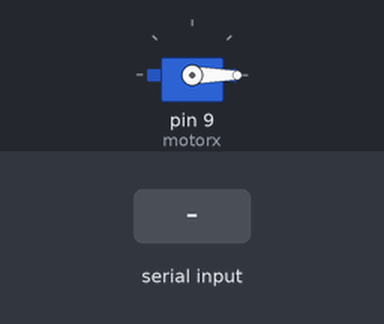
This sketch was run on a simulated Arduino Uno, built with avr-gcc and run on an emulated ATmega328P. Shown: servo. The test bench sets the inputs (shaded band). What the sketch prints to the serial monitor is not drawn.

Above: at 1.2 s.
1.3 s: byte 30 received over Serial
At 2.5 s:
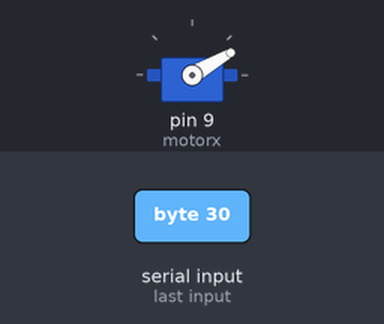
2.8 s: byte 90 received over Serial
At 3.6 s:
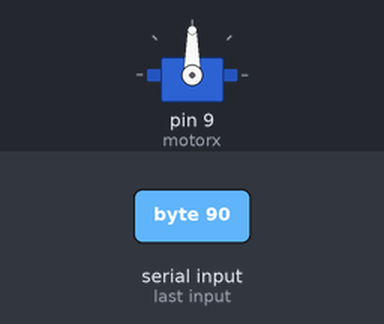
4.3 s: byte 120 received over Serial
At 4.8 s:
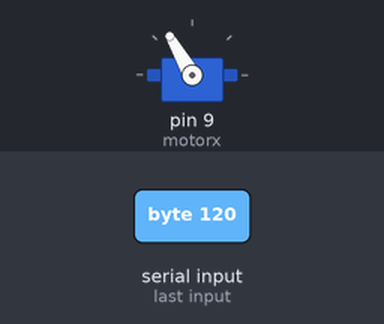
Timing chart, 0 to 7.3 s (numbered marks = the images above; inputs shaded):
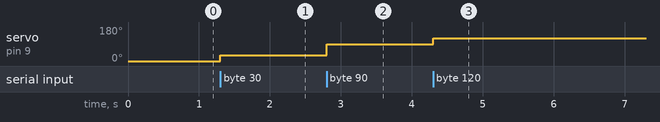

Measured:
- after the input at 1.3 s, servo on pin 9 (motorx): 0° → 30° at once
- after the input at 2.8 s, servo on pin 9 (motorx): 30° → 90° at once
- after the input at 4.3 s, servo on pin 9 (motorx): 90° → 120° at once

The sketch:

motory.ino
```cpp
#include <Servo.h>


Servo motorx;
int derece ;
int val ;
void setup(){

Serial.begin(115200);
Serial.setTimeout(100);
motorx.attach(9);

motorx.write(0);
}

void loop(){
  if(Serial.available()){

    derece = Serial.read();

    Serial.print(derece);
    motorx.write(derece);
  }
}
```
